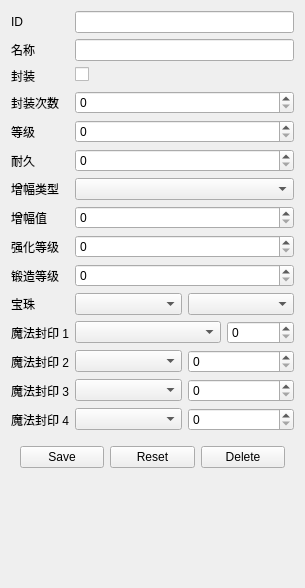
<?xml version="1.0" encoding="UTF-8"?>
<ui version="4.0">
 <class>inventory_equipment_form</class>
 <widget class="QWidget" name="inventory_equipment_form">
  <property name="geometry">
   <rect>
    <x>0</x>
    <y>0</y>
    <width>305</width>
    <height>588</height>
   </rect>
  </property>
  <property name="windowTitle">
   <string>Form</string>
  </property>
  <layout class="QFormLayout" name="formLayout">
   <item row="0" column="0">
    <widget class="QLabel" name="id_label">
     <property name="text">
      <string>ID</string>
     </property>
    </widget>
   </item>
   <item row="0" column="1">
    <widget class="QLineEdit" name="id_line_edit">
     <property name="readOnly">
      <bool>true</bool>
     </property>
    </widget>
   </item>
   <item row="1" column="0">
    <widget class="QLabel" name="name_label">
     <property name="text">
      <string>名称</string>
     </property>
    </widget>
   </item>
   <item row="1" column="1">
    <widget class="QLineEdit" name="name_line_edit">
     <property name="sizePolicy">
      <sizepolicy hsizetype="Expanding" vsizetype="Fixed">
       <horstretch>0</horstretch>
       <verstretch>0</verstretch>
      </sizepolicy>
     </property>
     <property name="readOnly">
      <bool>true</bool>
     </property>
    </widget>
   </item>
   <item row="2" column="0">
    <widget class="QLabel" name="is_sealed_label">
     <property name="text">
      <string>封装</string>
     </property>
    </widget>
   </item>
   <item row="2" column="1">
    <widget class="QCheckBox" name="is_sealed_checkbox"/>
   </item>
   <item row="3" column="0">
    <widget class="QLabel" name="seal_count_label">
     <property name="text">
      <string>封装次数</string>
     </property>
    </widget>
   </item>
   <item row="3" column="1">
    <widget class="QSpinBox" name="seal_count_spin_box">
     <property name="sizePolicy">
      <sizepolicy hsizetype="Expanding" vsizetype="Fixed">
       <horstretch>0</horstretch>
       <verstretch>0</verstretch>
      </sizepolicy>
     </property>
     <property name="maximum">
      <number>999999999</number>
     </property>
    </widget>
   </item>
   <item row="4" column="0">
    <widget class="QLabel" name="grade_label">
     <property name="text">
      <string>等级</string>
     </property>
    </widget>
   </item>
   <item row="4" column="1">
    <widget class="QSpinBox" name="grade_spin_box">
     <property name="sizePolicy">
      <sizepolicy hsizetype="Expanding" vsizetype="Fixed">
       <horstretch>0</horstretch>
       <verstretch>0</verstretch>
      </sizepolicy>
     </property>
     <property name="maximum">
      <number>999999999</number>
     </property>
    </widget>
   </item>
   <item row="5" column="0">
    <widget class="QLabel" name="endurance_label">
     <property name="text">
      <string>耐久</string>
     </property>
    </widget>
   </item>
   <item row="5" column="1">
    <widget class="QSpinBox" name="endurance_spin_box">
     <property name="maximum">
      <number>999999999</number>
     </property>
    </widget>
   </item>
   <item row="6" column="0">
    <widget class="QLabel" name="reinforce_type_label">
     <property name="text">
      <string>增幅类型</string>
     </property>
    </widget>
   </item>
   <item row="6" column="1">
    <widget class="QComboBox" name="reinforce_type_combox"/>
   </item>
   <item row="7" column="0">
    <widget class="QLabel" name="reinforce_value_label">
     <property name="text">
      <string>增幅值</string>
     </property>
    </widget>
   </item>
   <item row="7" column="1">
    <widget class="QSpinBox" name="reinforce_value_spin_box">
     <property name="maximum">
      <number>999999999</number>
     </property>
    </widget>
   </item>
   <item row="8" column="0">
    <widget class="QLabel" name="enhance_level_label">
     <property name="text">
      <string>强化等级</string>
     </property>
    </widget>
   </item>
   <item row="8" column="1">
    <widget class="QSpinBox" name="enhance_level_spin_box">
     <property name="maximum">
      <number>999999999</number>
     </property>
    </widget>
   </item>
   <item row="9" column="0">
    <widget class="QLabel" name="forge_level_label">
     <property name="text">
      <string>锻造等级</string>
     </property>
    </widget>
   </item>
   <item row="9" column="1">
    <widget class="QSpinBox" name="forge_level_spin_box">
     <property name="maximum">
      <number>999999999</number>
     </property>
    </widget>
   </item>
   <item row="10" column="0">
    <widget class="QLabel" name="orb_label">
     <property name="text">
      <string>宝珠</string>
     </property>
    </widget>
   </item>
   <item row="10" column="1">
    <widget class="QWidget" name="orb_container" native="true">
     <layout class="QHBoxLayout" name="horizontalLayout_8">
      <property name="leftMargin">
       <number>0</number>
      </property>
      <property name="topMargin">
       <number>0</number>
      </property>
      <property name="rightMargin">
       <number>0</number>
      </property>
      <property name="bottomMargin">
       <number>0</number>
      </property>
      <item>
       <widget class="QComboBox" name="orb_category"/>
      </item>
      <item>
       <widget class="QComboBox" name="orb_item"/>
      </item>
     </layout>
    </widget>
   </item>
   <item row="11" column="0">
    <widget class="QLabel" name="ms_1_label">
     <property name="text">
      <string>魔法封印 1</string>
     </property>
    </widget>
   </item>
   <item row="11" column="1">
    <widget class="QWidget" name="ms_1_container" native="true">
     <property name="sizePolicy">
      <sizepolicy hsizetype="Expanding" vsizetype="Preferred">
       <horstretch>0</horstretch>
       <verstretch>0</verstretch>
      </sizepolicy>
     </property>
     <property name="minimumSize">
      <size>
       <width>0</width>
       <height>0</height>
      </size>
     </property>
     <layout class="QHBoxLayout" name="horizontalLayout_3">
      <property name="leftMargin">
       <number>0</number>
      </property>
      <property name="topMargin">
       <number>0</number>
      </property>
      <property name="rightMargin">
       <number>0</number>
      </property>
      <property name="bottomMargin">
       <number>0</number>
      </property>
      <item>
       <widget class="QComboBox" name="ms_1_combox">
        <property name="sizePolicy">
         <sizepolicy hsizetype="Expanding" vsizetype="Fixed">
          <horstretch>0</horstretch>
          <verstretch>0</verstretch>
         </sizepolicy>
        </property>
        <property name="frame">
         <bool>true</bool>
        </property>
       </widget>
      </item>
      <item>
       <widget class="QSpinBox" name="ms_1_spin_box">
        <property name="maximum">
         <number>999999999</number>
        </property>
       </widget>
      </item>
     </layout>
    </widget>
   </item>
   <item row="12" column="0">
    <widget class="QLabel" name="ms_2_label">
     <property name="text">
      <string>魔法封印 2</string>
     </property>
    </widget>
   </item>
   <item row="12" column="1">
    <widget class="QWidget" name="ms_2_container" native="true">
     <property name="sizePolicy">
      <sizepolicy hsizetype="Expanding" vsizetype="Preferred">
       <horstretch>0</horstretch>
       <verstretch>0</verstretch>
      </sizepolicy>
     </property>
     <property name="minimumSize">
      <size>
       <width>0</width>
       <height>0</height>
      </size>
     </property>
     <layout class="QHBoxLayout" name="horizontalLayout_4">
      <property name="leftMargin">
       <number>0</number>
      </property>
      <property name="topMargin">
       <number>0</number>
      </property>
      <property name="rightMargin">
       <number>0</number>
      </property>
      <property name="bottomMargin">
       <number>0</number>
      </property>
      <item>
       <widget class="QComboBox" name="ms_2_combox"/>
      </item>
      <item>
       <widget class="QSpinBox" name="ms_2_spin_box">
        <property name="maximum">
         <number>999999999</number>
        </property>
       </widget>
      </item>
     </layout>
    </widget>
   </item>
   <item row="13" column="0">
    <widget class="QLabel" name="ms_3_label">
     <property name="text">
      <string>魔法封印 3</string>
     </property>
    </widget>
   </item>
   <item row="13" column="1">
    <widget class="QWidget" name="ms_3_container" native="true">
     <property name="minimumSize">
      <size>
       <width>0</width>
       <height>0</height>
      </size>
     </property>
     <layout class="QHBoxLayout" name="horizontalLayout_5">
      <property name="leftMargin">
       <number>0</number>
      </property>
      <property name="topMargin">
       <number>0</number>
      </property>
      <property name="rightMargin">
       <number>0</number>
      </property>
      <property name="bottomMargin">
       <number>0</number>
      </property>
      <item>
       <widget class="QComboBox" name="ms_3_combox"/>
      </item>
      <item>
       <widget class="QSpinBox" name="ms_3_spin_box">
        <property name="maximum">
         <number>999999999</number>
        </property>
       </widget>
      </item>
     </layout>
    </widget>
   </item>
   <item row="14" column="0">
    <widget class="QLabel" name="ms_4_label">
     <property name="text">
      <string>魔法封印 4</string>
     </property>
    </widget>
   </item>
   <item row="14" column="1">
    <widget class="QWidget" name="ms_4_container" native="true">
     <property name="minimumSize">
      <size>
       <width>0</width>
       <height>0</height>
      </size>
     </property>
     <layout class="QHBoxLayout" name="horizontalLayout_6">
      <property name="leftMargin">
       <number>0</number>
      </property>
      <property name="topMargin">
       <number>0</number>
      </property>
      <property name="rightMargin">
       <number>0</number>
      </property>
      <property name="bottomMargin">
       <number>0</number>
      </property>
      <item>
       <widget class="QComboBox" name="ms_4_combox"/>
      </item>
      <item>
       <widget class="QSpinBox" name="ms_4_spin_box">
        <property name="maximum">
         <number>999999999</number>
        </property>
       </widget>
      </item>
     </layout>
    </widget>
   </item>
   <item row="15" column="0" colspan="2">
    <widget class="QWidget" name="btn_group" native="true">
     <layout class="QHBoxLayout" name="horizontalLayout_7">
      <item>
       <widget class="QPushButton" name="save_btn">
        <property name="text">
         <string>Save</string>
        </property>
       </widget>
      </item>
      <item>
       <widget class="QPushButton" name="reset_btn">
        <property name="text">
         <string>Reset</string>
        </property>
       </widget>
      </item>
      <item>
       <widget class="QPushButton" name="delete_btn">
        <property name="text">
         <string>Delete</string>
        </property>
       </widget>
      </item>
     </layout>
    </widget>
   </item>
  </layout>
 </widget>
 <resources/>
 <connections/>
</ui>
